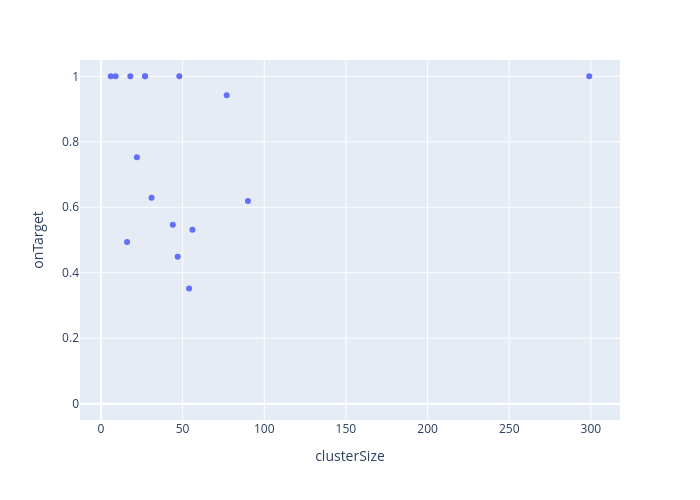

Notebook code for this chart:
### Code cell
ns.pl.scatter_w_clusterSize(results, "onTarget", save = True, output_folder = output_folder, outputfilename_prefix = outputfilename_prefix)

### Figure 1 — Plotly figure (JSON) as saved in the notebook; plotly's stock layout.template omitted (floating-point values rounded to 4 significant figures)
{"data": [{"hovertemplate": "<b>%{hovertext}</b><br><br>clusterSize=%{x}<br>onTarget=%{y}<extra></extra>", "hovertext": ["e1_e299_SLC17A7_L5b_Cdh13", "g1_g48_GLI3_Astro_Gja1", "g2_g27_APBB1IP_Micro_Ctss", "g3_g18_GPNMB_OPC_Pdgfra", "g4_g9_MOG_Oligo_Opalin", "i10_i16_TSPAN12_Vip_Mybpc1", "i11_i6_EGF_Vip_Mybpc1", "i1_i90_COL5A2_Ndnf_Car4", "i2_i77_LHX6_Sst_Cbln4", "i3_i56_BAGE2_Ndnf_Cxcl14", "i4_i54_MC4R_Ndnf_Cxcl14", "i5_i47_TRPC3_Ndnf_Car4", "i6_i44_GPR149_Vip_Mybpc1", "i7_i31_CLMP_Ndnf_Cxcl14", "i8_i27_SNCG_Vip_Mybpc1", "i9_i22_TAC3_Vip_Mybpc1"], "legendgroup": "", "marker": {"color": "#636efa", "symbol": "circle"}, "mode": "markers", "name": "", "orientation": "v", "showlegend": false, "type": "scatter", "x": [299, 48, 27, 18, 9, 16, 6, 90, 77, 56, 54, 47, 44, 31, 27, 22], "xaxis": "x", "y": [1.0, 1.0, 1.0, 1.0, 1.0, 0.4943, 1.0, 0.6189, 0.9421, 0.5312, 0.3518, 0.4485, 0.5466, 0.6294, 1.0, 0.7528], "yaxis": "y"}], "layout": {"height": 500, "legend": {"tracegroupgap": 0}, "margin": {"t": 60}, "width": 700, "xaxis": {"anchor": "y", "domain": [0, 1], "title": {"text": "clusterSize"}}, "yaxis": {"anchor": "x", "domain": [0, 1], "range": [-0.05, 1.05], "title": {"text": "onTarget"}}}}
